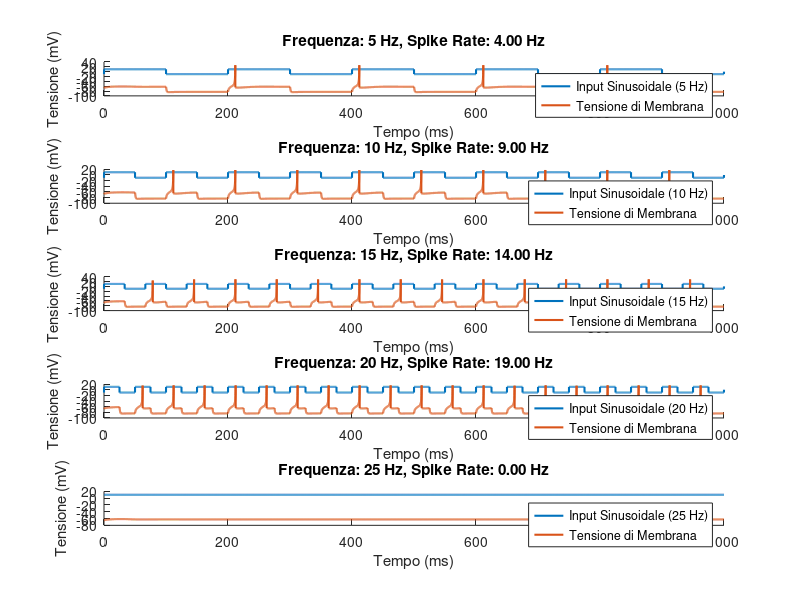

This figure's MATLAB source:
% Parametri del modello di Izhikevich
%regular spiking
% a = 0.1; %0.1
% b = 0.1; %0.26
% c = -65;
% d = 8;

a = 0.1; %0.1
b = 0.1; %0.26
c = -65;
d = 1;


% Parametri del tempo
dt = 0.08; % Risoluzione temporale (ms)
t_end = 1000; % Durata della simulazione (ms)
t = 0:dt:t_end;

% Array di frequenze
frequenze = [5, 10, 15, 20, 25]; % Frequenze dell'input sinusoidale (Hz)
n_frequenze = length(frequenze);
A = 10; % Ampiezza dell'input sinusoidale (mV)

% Inizializzazione delle variabili di stato
v = -65 * ones(size(t)); % Tensione di membrana (mV)
u = b * v; % Variabile di recupero

% Creazione della figura
figure;

for k = 1:n_frequenze
    % Calcolo dell'input sinusoidale per la frequenza corrente
    
    if (k == n_frequenze)
        input_sinusoidale = ones(size(t)) * A;
    else
        input_sinusoidale = A * sin(2 * pi * frequenze(k) * t / 1000);
    end
    
        % Simulazione del neurone di Izhikevich per la frequenza corrente
    spike_count = 0;
    for i = 1:numel(t)-1
        if (input_sinusoidale(i) > 0)
            input_sinusoidale(i) = A;
        else 
            input_sinusoidale(i) = -A;
        end
        v(i+1) = v(i) + dt * (0.04 * v(i)^2 + 5 * v(i) + 140 - u(i) + input_sinusoidale(i));
        u(i+1) = u(i) + dt * a * (b * v(i) - u(i));
        
        % Controllo del potenziale d'azione
        if v(i+1) >= 30
            v(i+1) = c;
            u(i+1) = u(i+1) + d;
            spike_count = spike_count + 1;
        end
    end
    
    % Calcolo del numero medio di spike
    spike_rate = spike_count / (t_end / 1000); % Spike al secondo (Hz)

    % Grafico sovrapposto dell'input sinusoidale e della tensione di membrana del neurone
    subplot(n_frequenze, 1, k);
    hold on;
    plot(t, input_sinusoidale, 'LineWidth', 1.5, 'DisplayName', sprintf('Input Sinusoidale (%d Hz)', frequenze(k)));
    plot(t, v, 'LineWidth', 1.5, 'DisplayName', 'Tensione di Membrana');
    title(sprintf('Frequenza: %d Hz, Spike Rate: %.2f Hz', frequenze(k), spike_rate));
    xlabel('Tempo (ms)');
    ylabel('Tensione (mV)');
    legend('show');
    hold off;
end
